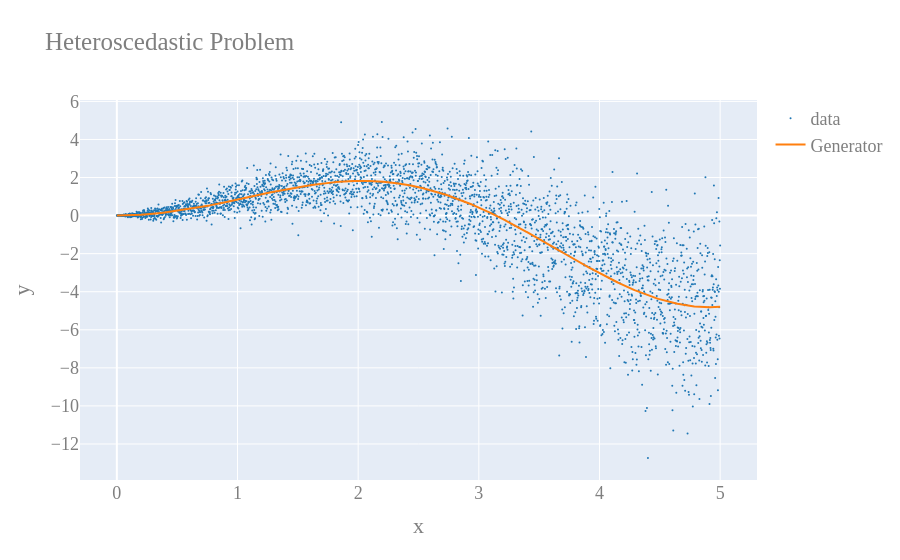

Here is the notebook cell this chart was saved with:
### Markdown cell above
Let's visualize the dataset and its generating function.

### Code cell
plot_regression(
    X_test,
    y_test,
    y_mesh,
    name_mesh="Generator",
    title="Heteroscedastic Problem",
)

### Figure 1 — Plotly figure (JSON) as saved in the notebook; plotly's stock layout.template omitted (floating-point values rounded to 4 significant figures; data arrays with more than 128 entries replaced by an {"elided": "..."} marker saying what was removed)
{"data": [{"marker": {"color": "#1f77b4", "size": 2}, "mode": "markers", "name": "data", "type": "scatter", "x": {"elided": "3000 float values"}, "y": {"elided": "3000 float values"}}, {"line": {"color": "#ff7f0e", "dash": "solid"}, "mode": "lines", "name": "Generator", "type": "scatter", "x": {"elided": "3000 float values"}, "y": {"elided": "3000 float values"}}], "layout": {"font": {"color": "#7f7f7f", "family": "Computer Modern", "size": 18}, "hovermode": "x", "title": {"text": "Heteroscedastic Problem"}, "xaxis": {"title": {"text": "x"}}, "yaxis": {"title": {"text": "y"}}}}
